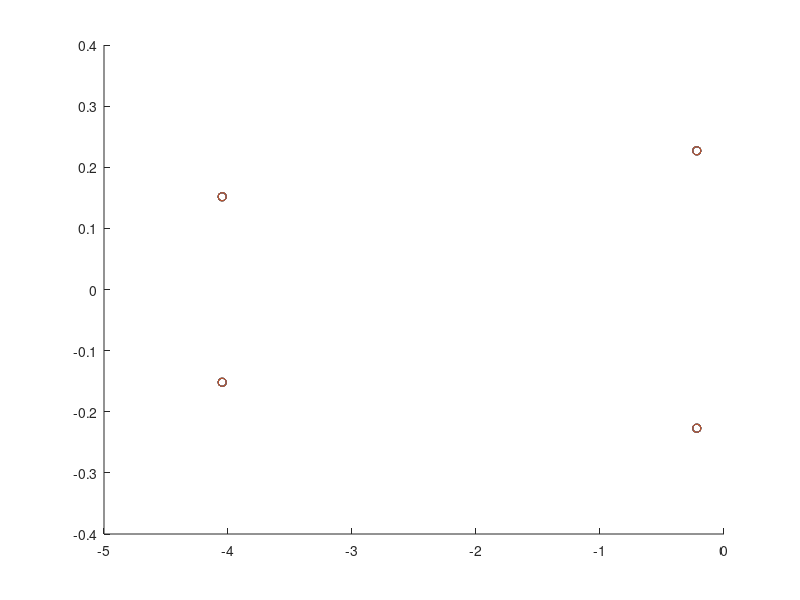

This chart was generated by the following MATLAB code:
m_w = 1; % kg
m_p = 1; % kg
l_p = 1; % m
I_p = 0.1;
I_w = 0.1*I_p;
g = 9.81; % m/s^2
r_w = 0.2; % m

A = [0 1 0 0;...
     0 0 (m_p^2*g*l_p^2)/(I_p*(m_p+m_w)+(m_p*m_w*l_p^2)) 0;...
     0 0 0 1;...
     0 0 (m_p*l_p*g*(m_p+m_w))/(I_p*(m_p+m_w)+(m_p*m_w*l_p^2)) 0];
B = [0; I_w/r_w + (m_p+m_w)*r_w; 0; I_p + m_p*l_p^2];
figure(1)
hold on
for i=-4:4
    mag = 10^i;
    Q = mag.*diag([1, 0.0001, 1, 0.0001]);
    R = mag.*[1];
    [K, S, P] = lqr(A, B, Q, R);
    K
    P
    plot(P, 'o')
end
hold off
